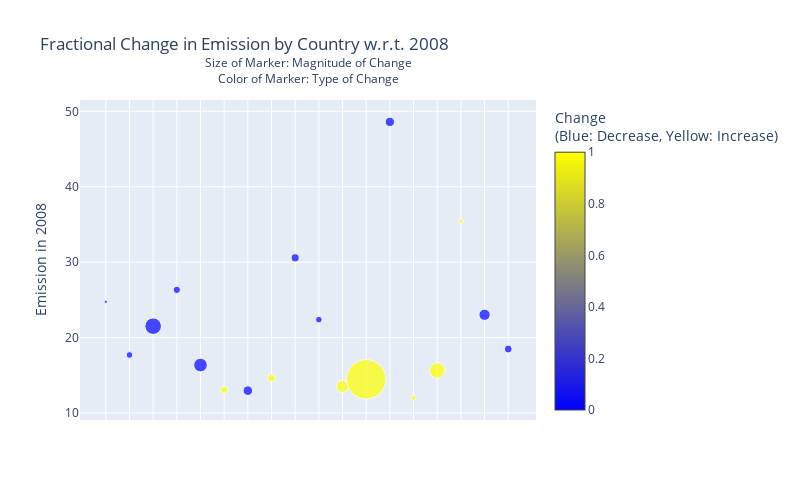

The notebook cell this image was saved under:
### Code cell
# Calculations for fractional change and categorizing change
top_countries['Frac_changed'] = (top_countries[2011] - top_countries[2008]) / top_countries[2008]
top_countries['Change'] = (top_countries['Frac_changed'] > 0).astype(int)
top_countries['Frac_changed'] = abs(top_countries['Frac_changed'])

# Create scatter plot trace
trace = go.Scatter(
    x=top_countries.index, 
    y=top_countries[2008], 
    mode='markers',
    marker=dict(
        color=top_countries['Change'],  # Color based on increase or decrease
        size=100 * top_countries['Frac_changed'],  # Size based on fractional change
        colorscale=[(0, 'blue'), (1, 'yellow')],  # Blue for decrease, Yellow for increase
        colorbar=dict(title='Change<br>(Blue: Decrease, Yellow: Increase)'),
        showscale=True
    ),
    text=top_countries.index
)

# Define layout with annotations
layout = go.Layout(
    title='Fractional Change in Emission by Country w.r.t. 2008',
    yaxis=dict(title='Emission in 2008', dtick=10.0),
    xaxis=dict(showticklabels=False),
    height=500, 
    width=800,
    annotations=[dict(
        showarrow=False, 
        text='Size of Marker: Magnitude of Change<br>Color of Marker: Type of Change', 
        xref='paper',
        yref='paper',
        x=0.5, y=1.15, 
        align='center'
    )]
)

# Create the figure with the data and layout
fig = go.Figure(data=[trace], layout=layout)
fig.show()

### Figure 1 — Plotly figure (JSON) as saved in the notebook; plotly's stock layout.template omitted (floating-point values rounded to 4 significant figures)
{"data": [{"marker": {"color": [0, 0, 0, 0, 0, 1, 0, 1, 0, 0, 1, 1, 0, 1, 1, 1, 0, 0], "colorbar": {"title": {"text": "Change<br>(Blue: Decrease, Yellow: Increase)"}}, "colorscale": [[0, "blue"], [1, "yellow"]], "showscale": true, "size": [3.344, 6.693, 16.6, 7.389, 13.63, 7.4, 9.629, 7.848, 8.105, 6.646, 12.13, 39.53, 9.429, 5.227, 15.56, 4.752, 11.29, 7.945]}, "mode": "markers", "text": ["Aruba", "Australia", "Bahrain", "Brunei", "Canada", "Estonia", "Faroe Islands", "Kazakhstan", "Kuwait", "Luxembourg", "New Caledonia", "Oman", "Qatar", "Russian Federation", "Saudi Arabia", "Trinidad And Tobago", "United Arab Emirates", "United States"], "type": "scatter", "x": ["Aruba", "Australia", "Bahrain", "Brunei", "Canada", "Estonia", "Faroe Islands", "Kazakhstan", "Kuwait", "Luxembourg", "New Caledonia", "Oman", "Qatar", "Russian Federation", "Saudi Arabia", "Trinidad And Tobago", "United Arab Emirates", "United States"], "y": [24.75, 17.7, 21.52, 26.34, 16.37, 13.08, 12.97, 14.66, 30.58, 22.39, 13.53, 14.48, 48.6, 12.02, 15.64, 35.46, 23.03, 18.49]}], "layout": {"annotations": [{"align": "center", "showarrow": false, "text": "Size of Marker: Magnitude of Change<br>Color of Marker: Type of Change", "x": 0.5, "xref": "paper", "y": 1.15, "yref": "paper"}], "height": 500, "title": {"text": "Fractional Change in Emission by Country w.r.t. 2008"}, "width": 800, "xaxis": {"showticklabels": false}, "yaxis": {"dtick": 10, "title": {"text": "Emission in 2008"}}}}
